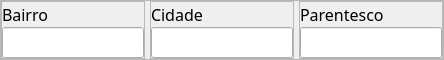
                              <widget class="QFrame" name="frame_103">
                               <property name="minimumSize">
                                <size>
                                 <width>0</width>
                                 <height>0</height>
                                </size>
                               </property>
                               <property name="maximumSize">
                                <size>
                                 <width>16777215</width>
                                 <height>60</height>
                                </size>
                               </property>
                               <property name="styleSheet">
                                <string notr="true"/>
                               </property>
                               <property name="frameShape">
                                <enum>QFrame::StyledPanel</enum>
                               </property>
                               <property name="frameShadow">
                                <enum>QFrame::Raised</enum>
                               </property>
                               <layout class="QHBoxLayout" name="horizontalLayout_51">
                                <property name="spacing">
                                 <number>5</number>
                                </property>
                                <property name="leftMargin">
                                 <number>0</number>
                                </property>
                                <property name="topMargin">
                                 <number>0</number>
                                </property>
                                <property name="rightMargin">
                                 <number>0</number>
                                </property>
                                <property name="bottomMargin">
                                 <number>0</number>
                                </property>
                                <item>
                                 <widget class="QFrame" name="frame_113">
                                  <property name="maximumSize">
                                   <size>
                                    <width>285</width>
                                    <height>16777215</height>
                                   </size>
                                  </property>
                                  <property name="frameShape">
                                   <enum>QFrame::StyledPanel</enum>
                                  </property>
                                  <property name="frameShadow">
                                   <enum>QFrame::Raised</enum>
                                  </property>
                                  <layout class="QVBoxLayout" name="verticalLayout_77">
                                   <property name="spacing">
                                    <number>0</number>
                                   </property>
                                   <property name="leftMargin">
                                    <number>0</number>
                                   </property>
                                   <property name="topMargin">
                                    <number>0</number>
                                   </property>
                                   <property name="rightMargin">
                                    <number>0</number>
                                   </property>
                                   <property name="bottomMargin">
                                    <number>0</number>
                                   </property>
                                   <item>
                                    <widget class="QLabel" name="label_46">
                                     <property name="maximumSize">
                                      <size>
                                       <width>285</width>
                                       <height>16777215</height>
                                      </size>
                                     </property>
                                     <property name="font">
                                      <font>
                                       <family>Abel</family>
                                       <pointsize>12</pointsize>
                                      </font>
                                     </property>
                                     <property name="text">
                                      <string>Bairro</string>
                                     </property>
                                    </widget>
                                   </item>
                                   <item>
                                    <widget class="QLineEdit" name="lineEdit_31">
                                     <property name="maximumSize">
                                      <size>
                                       <width>265</width>
                                       <height>16777215</height>
                                      </size>
                                     </property>
                                     <property name="font">
                                      <font>
                                       <family>Abel</family>
                                       <pointsize>12</pointsize>
                                      </font>
                                     </property>
                                    </widget>
                                   </item>
                                  </layout>
                                 </widget>
                                </item>
                                <item>
                                 <widget class="QFrame" name="frame_114">
                                  <property name="maximumSize">
                                   <size>
                                    <width>310</width>
                                    <height>16777215</height>
                                   </size>
                                  </property>
                                  <property name="frameShape">
                                   <enum>QFrame::StyledPanel</enum>
                                  </property>
                                  <property name="frameShadow">
                                   <enum>QFrame::Raised</enum>
                                  </property>
                                  <layout class="QVBoxLayout" name="verticalLayout_78">
                                   <property name="spacing">
                                    <number>0</number>
                                   </property>
                                   <property name="leftMargin">
                                    <number>0</number>
                                   </property>
                                   <property name="topMargin">
                                    <number>0</number>
                                   </property>
                                   <property name="rightMargin">
                                    <number>0</number>
                                   </property>
                                   <property name="bottomMargin">
                                    <number>0</number>
                                   </property>
                                   <item>
                                    <widget class="QLabel" name="label_47">
                                     <property name="maximumSize">
                                      <size>
                                       <width>310</width>
                                       <height>16777215</height>
                                      </size>
                                     </property>
                                     <property name="font">
                                      <font>
                                       <family>Abel</family>
                                       <pointsize>12</pointsize>
                                      </font>
                                     </property>
                                     <property name="text">
                                      <string>Cidade</string>
                                     </property>
                                    </widget>
                                   </item>
                                   <item>
                                    <widget class="QLineEdit" name="lineEdit_32">
                                     <property name="maximumSize">
                                      <size>
                                       <width>290</width>
                                       <height>16777215</height>
                                      </size>
                                     </property>
                                     <property name="font">
                                      <font>
                                       <family>Abel</family>
                                       <pointsize>12</pointsize>
                                      </font>
                                     </property>
                                    </widget>
                                   </item>
                                  </layout>
                                 </widget>
                                </item>
                                <item>
                                 <widget class="QFrame" name="frame_115">
                                  <property name="maximumSize">
                                   <size>
                                    <width>270</width>
                                    <height>16777215</height>
                                   </size>
                                  </property>
                                  <property name="frameShape">
                                   <enum>QFrame::StyledPanel</enum>
                                  </property>
                                  <property name="frameShadow">
                                   <enum>QFrame::Raised</enum>
                                  </property>
                                  <layout class="QVBoxLayout" name="verticalLayout_79">
                                   <property name="spacing">
                                    <number>0</number>
                                   </property>
                                   <property name="leftMargin">
                                    <number>0</number>
                                   </property>
                                   <property name="topMargin">
                                    <number>0</number>
                                   </property>
                                   <property name="rightMargin">
                                    <number>0</number>
                                   </property>
                                   <property name="bottomMargin">
                                    <number>0</number>
                                   </property>
                                   <item>
                                    <widget class="QLabel" name="label_48">
                                     <property name="maximumSize">
                                      <size>
                                       <width>270</width>
                                       <height>16777215</height>
                                      </size>
                                     </property>
                                     <property name="font">
                                      <font>
                                       <family>Abel</family>
                                       <pointsize>12</pointsize>
                                      </font>
                                     </property>
                                     <property name="text">
                                      <string>Parentesco</string>
                                     </property>
                                    </widget>
                                   </item>
                                   <item>
                                    <widget class="QLineEdit" name="lineEdit_33">
                                     <property name="maximumSize">
                                      <size>
                                       <width>250</width>
                                       <height>16777215</height>
                                      </size>
                                     </property>
                                     <property name="font">
                                      <font>
                                       <family>Abel</family>
                                       <pointsize>12</pointsize>
                                      </font>
                                     </property>
                                    </widget>
                                   </item>
                                  </layout>
                                 </widget>
                                </item>
                               </layout>
                              </widget>
